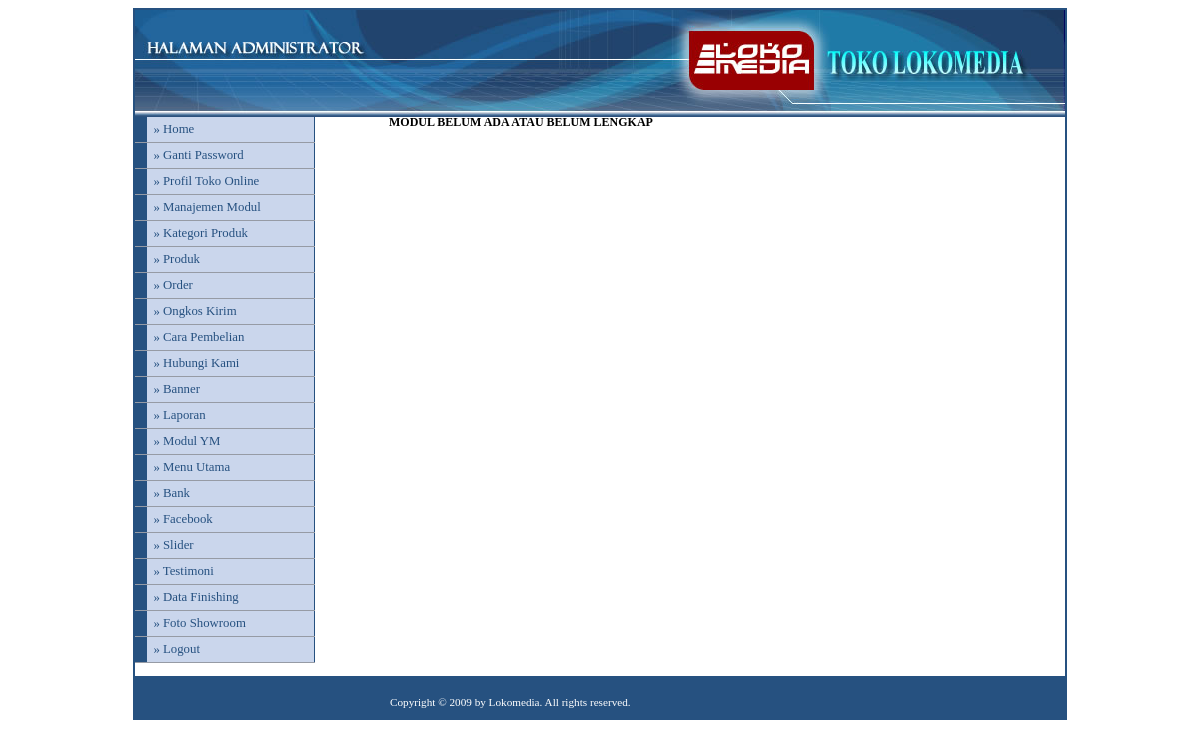
The app's page /adminwebxx/media.php (signed in) with its own data.
### tables this page shows
CREATE TABLE IF NOT EXISTS `modul` (
  `id_modul` int(5) NOT NULL AUTO_INCREMENT,
  `nama_modul` varchar(50) NOT NULL,
  `link` varchar(100) NOT NULL,
  `static_content` text NOT NULL,
  `gambar` varchar(100) NOT NULL,
  `status` enum('user','admin') NOT NULL,
  `aktif` enum('Y','N') NOT NULL,
  `urutan` int(5) NOT NULL,
  `nama_toko` varchar(100) NOT NULL,
  `meta_deskripsi` varchar(200) NOT NULL,
  `meta_keyword` varchar(200) NOT NULL,
  `email_pengelola` varchar(100) NOT NULL,
  `nomor_rekening` varchar(100) NOT NULL,
  `nomor_hp` varchar(20) NOT NULL,
  PRIMARY KEY (`id_modul`)
);

### adminwebxx/menu.php (the view, shortened to what this page needs)
<?php
if ($_SESSION[leveluser]=='admin'){
  $sql=mysql_query("select * from modul where aktif='Y' order by urutan");
}
else{
  $sql=mysql_query("select * from modul where status='user' and aktif='Y' order by urutan");
}
while ($m=mysql_fetch_array($sql)){
  echo "<li><a href='$m[link]'>&#187; $m[nama_modul]</a></li>";
}
?>

### adminwebxx/style.css (style rules this page uses)
body { font-family: Tahoma; text-align: center; }
#menu li { width: 180px; border-bottom: 1px solid #969BA5; margin: 0; padding: 0; font-size: 80%; vertical-align: bottom; }
#menu a:link, #menu a:visited { display: block; padding: 5px 5px 5px 0.5em; border-left: 12px solid #265180; border-right: 1px solid #265180; background-color: #CAD6EC; color: #265180; text-decoration: none; }
a:link,a:visited { color:#265180; }

### records on screen
modul: nama_modul "Ganti Password"
modul: nama_modul "Profil Toko Online"
modul: nama_modul "Manajemen Modul"
modul: nama_modul "Kategori Produk"
modul: nama_modul "Produk"
modul: nama_modul "Order"
modul: nama_modul "Ongkos Kirim"
modul: nama_modul "Cara Pembelian"
modul: nama_modul "Hubungi Kami"
modul: nama_modul "Banner"
modul: nama_modul "Laporan"
modul: nama_modul "Modul YM"
modul: nama_modul "Menu Utama"
modul: nama_modul "Bank"
modul: nama_modul "Facebook"
modul: nama_modul "Slider"
modul: nama_modul "Testimoni"
modul: nama_modul "Data Finishing"
modul: nama_modul "Foto Showroom"
